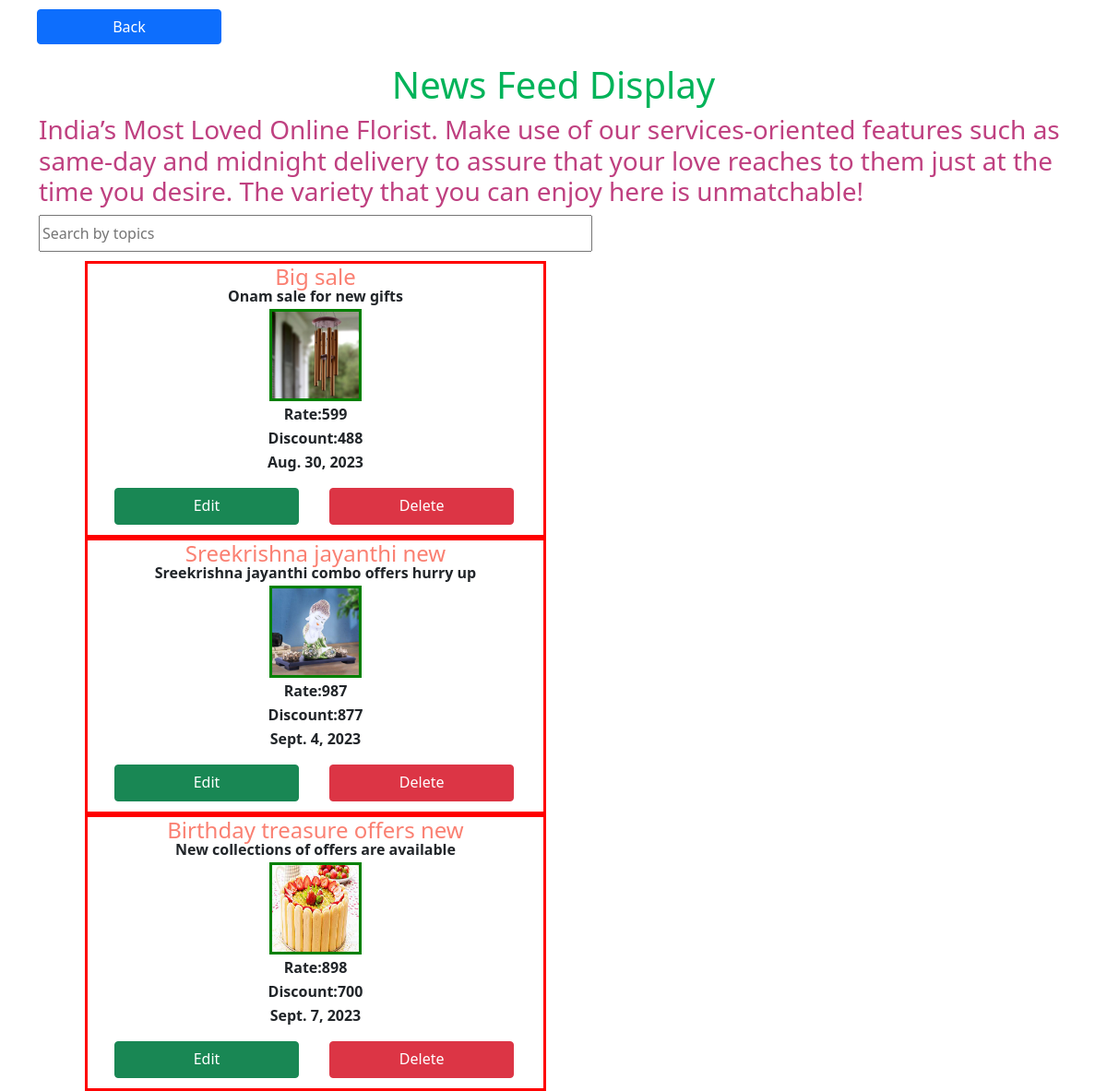
The page /main_app/newsadmindisplay/ on the database its author committed.
### main_app/models.py (models this page shows, shortened)
class newsfeedmodel(models.Model):
    heading=models.CharField(max_length=100)
    content=models.CharField(max_length=400)
    image=models.FileField(upload_to='main_app/static')
    rate=models.IntegerField()
    discount=models.IntegerField()
    date=models.DateField(auto_now_add=True)

### main_app/views.py (the view)
# urls.py: path('newsadmindisplay/',newsadmindisplay),
def newsadmindisplay(request):
    a=newsfeedmodel.objects.all()
    id1=[]
    ne=[]
    co=[]
    img=[]
    ra=[]
    di=[]
    da=[]
    for i in a:
        id2=i.id
        id1.append(id2)
        k=i.heading
        ne.append(k)
        u=i.content
        co.append(u)
        l=str(i.image).split('/')[-1]
        img.append(l)
        m=i.rate
        ra.append(m)
        n=i.discount
        di.append(n)
        o=i.date
        da.append(o)
    na=zip(id1,ne,co,img,ra,di,da)
    return render(request,'newsadmindisplay.html',{'na':na})

### main_app/templates/newsadmindisplay.html (shortened to what this page needs)
<!DOCTYPE html>
{% load static %}
<html lang="en">
<head>
  <link href="https://cdn.jsdelivr.net/npm/bootstrap@5.0.2/dist/css/bootstrap.min.css" rel="stylesheet"
>
</head>
<body>
<div class="dis">
    <a href="http://127.0.0.1:8000/main_app/adminprofile/" class="btn btn-primary">Back</a>
</div>
<div class="news">
    <div class="container">
        <h1>News Feed Display</h1>
        <h3>India’s Most Loved Online Florist. Make use of our services-oriented features such as same-day and midnight delivery to assure that your love reaches to them just at the time you desire. The variety that you can enjoy here is unmatchable!</h3>
        <input type="text" id="myInput" onkeyup="myFunction()" placeholder="Search by topics">
            <div class="row" id="myUL">
            {% for y,i,j,k,l,m,n in na %}
            <div class="col-12">
                <div class="first">
                <h4>{{i}}</h4>
                <b><p>{{j}}</p></b>
                <p><img src="{% static k %}" height="100px" width="100px"></p>
                <b><p>Rate:{{l}}</p></b>
                <b><p>Discount:{{m}}</p></b>
                <b><p>{{n}}</p></b>
              <a href="http://127.0.0.1:8000/main_app/newsfeededit/{{y}}" class="btn btn-success">Edit</a>
              <a href="http://127.0.0.1:8000/main_app/newsfeeddelete/{{y}}" class="btn btn-danger">Delete</a>
            </div>
            </div>
            {% endfor %}
        </div>
    </div>
</div>
</body>
</html>

### main_app/templates/newsadmindisplay.html (style rules this page uses)
.news { margin-top:20px; }
.first { height:300px; width:500px; border:3px solid red; margin-left:50px; }
h4 { text-align:center; color:salmon; }
.first p { margin-top:-14px; text-align:center; }
.first img { border:3px solid green; }
.first .btn { width:200px; height:40px; margin-left:29px; }
.dis .btn { margin-top:10px; width:200px; margin-left:40px; }
h1 { text-align:center; color:#00b359; }
h3 { color:#bf4080; }
input { height:40px; width:600px; margin-bottom:10px; }

### rows shown on the page
newsfeedmodel: na "Big sale", na "Onam sale for new gifts", na "Aug. 30, 2023"
newsfeedmodel: na "Sreekrishna jayanthi new", na "Sreekrishna jayanthi combo offers hurry up", na "Sept. 4, 2023"
newsfeedmodel: na "Birthday treasure offers new", na "New collections of offers are available", na "Sept. 7, 2023"

### other values the page prints
{{ l }} "599" "987" "898"
{{ m }} "488" "877" "700"
